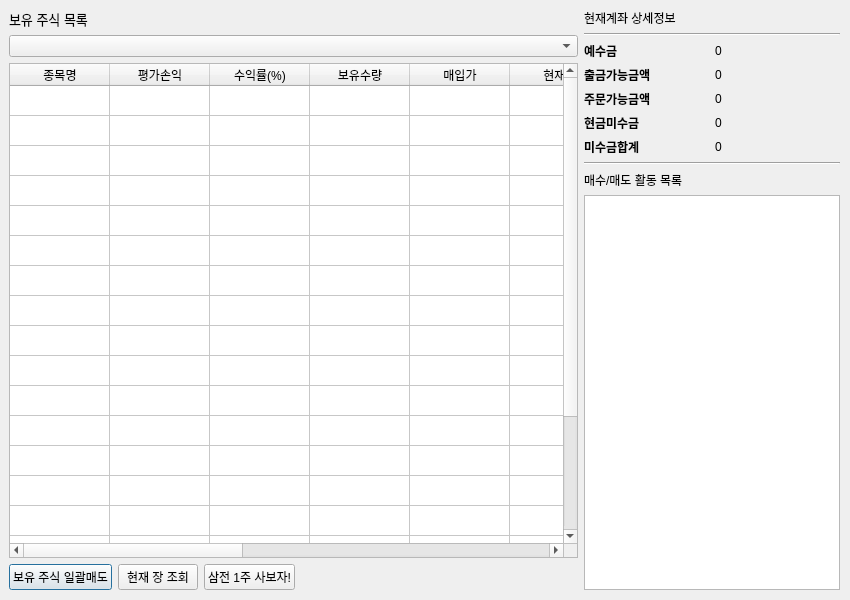
<?xml version="1.0" encoding="UTF-8"?>
<ui version="4.0">
 <class>Dialog</class>
 <widget class="QDialog" name="Dialog">
  <property name="windowModality">
   <enum>Qt::ApplicationModal</enum>
  </property>
  <property name="enabled">
   <bool>true</bool>
  </property>
  <property name="geometry">
   <rect>
    <x>0</x>
    <y>0</y>
    <width>850</width>
    <height>600</height>
   </rect>
  </property>
  <property name="minimumSize">
   <size>
    <width>700</width>
    <height>600</height>
   </size>
  </property>
  <property name="windowTitle">
   <string>거래 창</string>
  </property>
  <widget class="QWidget" name="horizontalLayoutWidget">
   <property name="geometry">
    <rect>
     <x>9</x>
     <y>9</y>
     <width>831</width>
     <height>581</height>
    </rect>
   </property>
   <layout class="QHBoxLayout" name="horizontalLayout">
    <item>
     <layout class="QVBoxLayout" name="verticalLayout">
      <property name="sizeConstraint">
       <enum>QLayout::SetDefaultConstraint</enum>
      </property>
      <item>
       <widget class="QLabel" name="holding_stock">
        <property name="font">
         <font>
          <pointsize>10</pointsize>
         </font>
        </property>
        <property name="text">
         <string>보유 주식 목록</string>
        </property>
       </widget>
      </item>
      <item>
       <widget class="QComboBox" name="account_box">
        <property name="editable">
         <bool>false</bool>
        </property>
       </widget>
      </item>
      <item>
       <widget class="QTableWidget" name="holding_list">
        <property name="autoScroll">
         <bool>true</bool>
        </property>
        <property name="editTriggers">
         <set>QAbstractItemView::NoEditTriggers</set>
        </property>
        <property name="showGrid">
         <bool>true</bool>
        </property>
        <property name="wordWrap">
         <bool>true</bool>
        </property>
        <property name="rowCount">
         <number>20</number>
        </property>
        <property name="columnCount">
         <number>12</number>
        </property>
        <attribute name="horizontalHeaderVisible">
         <bool>true</bool>
        </attribute>
        <attribute name="horizontalHeaderCascadingSectionResizes">
         <bool>false</bool>
        </attribute>
        <attribute name="horizontalHeaderHighlightSections">
         <bool>true</bool>
        </attribute>
        <attribute name="verticalHeaderVisible">
         <bool>false</bool>
        </attribute>
        <row/>
        <row/>
        <row/>
        <row/>
        <row/>
        <row/>
        <row/>
        <row/>
        <row/>
        <row/>
        <row/>
        <row/>
        <row/>
        <row/>
        <row/>
        <row/>
        <row/>
        <row/>
        <row/>
        <row/>
        <column>
         <property name="text">
          <string>종목명</string>
         </property>
        </column>
        <column>
         <property name="text">
          <string>평가손익</string>
         </property>
        </column>
        <column>
         <property name="text">
          <string>수익률(%)</string>
         </property>
        </column>
        <column>
         <property name="text">
          <string>보유수량</string>
         </property>
        </column>
        <column>
         <property name="text">
          <string>매입가</string>
         </property>
        </column>
        <column>
         <property name="text">
          <string>현재가</string>
         </property>
        </column>
        <column>
         <property name="text">
          <string>매입금액</string>
         </property>
        </column>
        <column>
         <property name="text">
          <string>평가금액</string>
         </property>
        </column>
        <column>
         <property name="text">
          <string>매입수수료</string>
         </property>
        </column>
        <column>
         <property name="text">
          <string>평가수수료</string>
         </property>
        </column>
        <column>
         <property name="text">
          <string>수수료합</string>
         </property>
        </column>
        <column>
         <property name="text">
          <string>세금</string>
         </property>
        </column>
       </widget>
      </item>
      <item>
       <layout class="QHBoxLayout" name="horizontalLayout_2">
        <item>
         <widget class="QPushButton" name="sell_all_stock">
          <property name="sizePolicy">
           <sizepolicy hsizetype="Fixed" vsizetype="Preferred">
            <horstretch>0</horstretch>
            <verstretch>0</verstretch>
           </sizepolicy>
          </property>
          <property name="text">
           <string>보유 주식 일괄매도</string>
          </property>
         </widget>
        </item>
        <item>
         <widget class="QPushButton" name="lookup_market">
          <property name="sizePolicy">
           <sizepolicy hsizetype="Fixed" vsizetype="Fixed">
            <horstretch>0</horstretch>
            <verstretch>0</verstretch>
           </sizepolicy>
          </property>
          <property name="text">
           <string>현재 장 조회</string>
          </property>
         </widget>
        </item>
        <item>
         <widget class="QPushButton" name="test_btn">
          <property name="text">
           <string>삼전 1주 사보자!</string>
          </property>
         </widget>
        </item>
        <item>
         <spacer name="horizontalSpacer">
          <property name="orientation">
           <enum>Qt::Horizontal</enum>
          </property>
          <property name="sizeHint" stdset="0">
           <size>
            <width>40</width>
            <height>20</height>
           </size>
          </property>
         </spacer>
        </item>
       </layout>
      </item>
     </layout>
    </item>
    <item>
     <layout class="QVBoxLayout" name="verticalLayout_2">
      <item>
       <widget class="QLabel" name="acc_info">
        <property name="text">
         <string>현재계좌 상세정보</string>
        </property>
       </widget>
      </item>
      <item>
       <widget class="Line" name="line_2">
        <property name="orientation">
         <enum>Qt::Horizontal</enum>
        </property>
       </widget>
      </item>
      <item>
       <layout class="QHBoxLayout" name="horizontalLayout_3">
        <item>
         <widget class="QLabel" name="dep">
          <property name="font">
           <font>
            <weight>75</weight>
            <bold>true</bold>
           </font>
          </property>
          <property name="text">
           <string>예수금</string>
          </property>
         </widget>
        </item>
        <item>
         <widget class="QLabel" name="dep_res">
          <property name="text">
           <string>0</string>
          </property>
         </widget>
        </item>
       </layout>
      </item>
      <item>
       <layout class="QHBoxLayout" name="horizontalLayout_4">
        <item>
         <widget class="QLabel" name="withdraw">
          <property name="font">
           <font>
            <weight>75</weight>
            <bold>true</bold>
           </font>
          </property>
          <property name="text">
           <string>출금가능금액</string>
          </property>
         </widget>
        </item>
        <item>
         <widget class="QLabel" name="withdraw_res">
          <property name="text">
           <string>0</string>
          </property>
         </widget>
        </item>
       </layout>
      </item>
      <item>
       <layout class="QHBoxLayout" name="horizontalLayout_5">
        <item>
         <widget class="QLabel" name="order">
          <property name="font">
           <font>
            <weight>75</weight>
            <bold>true</bold>
           </font>
          </property>
          <property name="text">
           <string>주문가능금액</string>
          </property>
         </widget>
        </item>
        <item>
         <widget class="QLabel" name="order_res">
          <property name="text">
           <string>0</string>
          </property>
         </widget>
        </item>
       </layout>
      </item>
      <item>
       <layout class="QHBoxLayout" name="horizontalLayout_6">
        <item>
         <widget class="QLabel" name="cash">
          <property name="font">
           <font>
            <weight>75</weight>
            <bold>true</bold>
           </font>
          </property>
          <property name="text">
           <string>현금미수금</string>
          </property>
         </widget>
        </item>
        <item>
         <widget class="QLabel" name="cash_res">
          <property name="text">
           <string>0</string>
          </property>
         </widget>
        </item>
       </layout>
      </item>
      <item>
       <layout class="QHBoxLayout" name="horizontalLayout_7">
        <item>
         <widget class="QLabel" name="total">
          <property name="font">
           <font>
            <weight>75</weight>
            <bold>true</bold>
           </font>
          </property>
          <property name="text">
           <string>미수금합계</string>
          </property>
         </widget>
        </item>
        <item>
         <widget class="QLabel" name="total_res">
          <property name="text">
           <string>0</string>
          </property>
         </widget>
        </item>
       </layout>
      </item>
      <item>
       <widget class="Line" name="line">
        <property name="orientation">
         <enum>Qt::Horizontal</enum>
        </property>
       </widget>
      </item>
      <item>
       <widget class="QLabel" name="buy_sell_activities">
        <property name="text">
         <string>매수/매도 활동 목록</string>
        </property>
       </widget>
      </item>
      <item>
       <widget class="QTextEdit" name="buy_sell_list">
        <property name="sizePolicy">
         <sizepolicy hsizetype="Minimum" vsizetype="Expanding">
          <horstretch>0</horstretch>
          <verstretch>0</verstretch>
         </sizepolicy>
        </property>
        <property name="minimumSize">
         <size>
          <width>150</width>
          <height>150</height>
         </size>
        </property>
        <property name="readOnly">
         <bool>true</bool>
        </property>
       </widget>
      </item>
     </layout>
    </item>
   </layout>
  </widget>
 </widget>
 <resources/>
 <connections/>
</ui>
